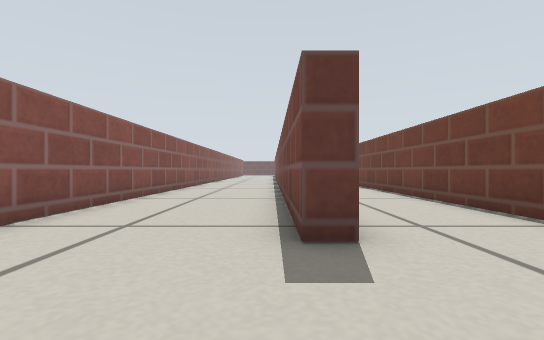
view 1 (above)

24 first-person views from a walk through a robot-simulator world made for Gazebo. The camera is 0.19 m above the floor, looks level and sees 85° across. The floor is counted in squares, 0.25 m on a side. Each view is taken from the middle of a square. On the plan, view 1 faces up. The plan holds only what a view shows up to about 10 squares ahead; the rest is blank. Simple patterns stand in for the simulator's built-in surfaces.

view 2
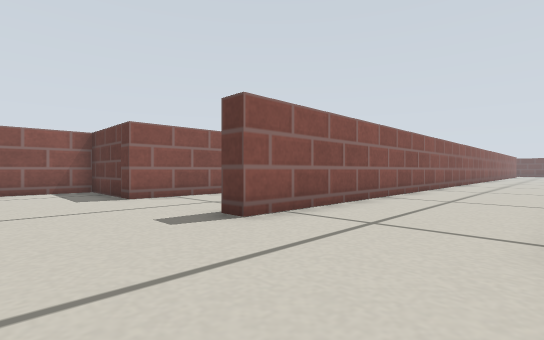

view 3
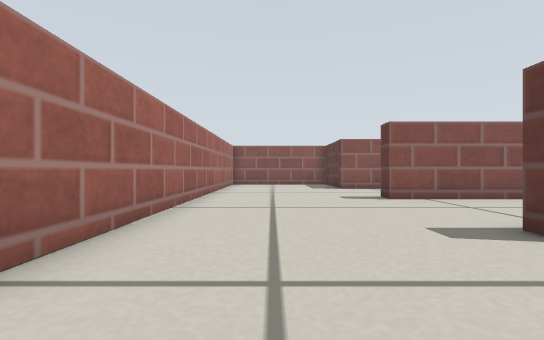

view 4
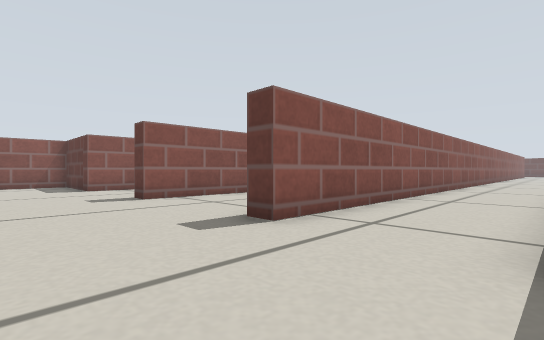

view 5
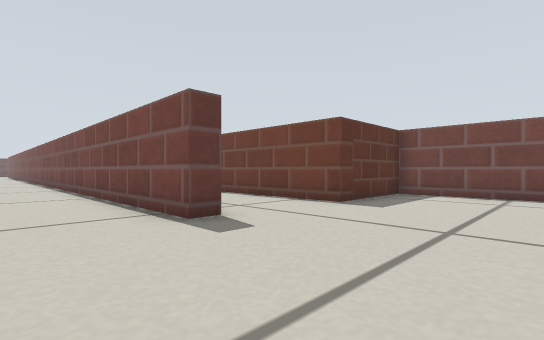

view 6
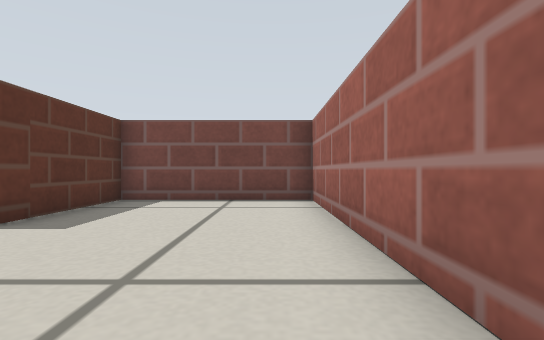

view 7
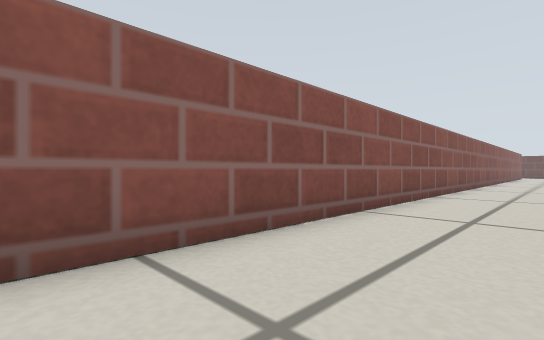

view 8
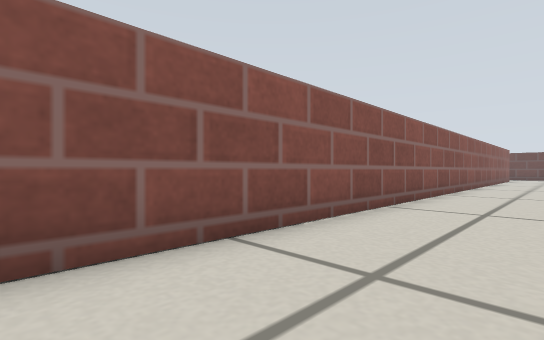

view 9
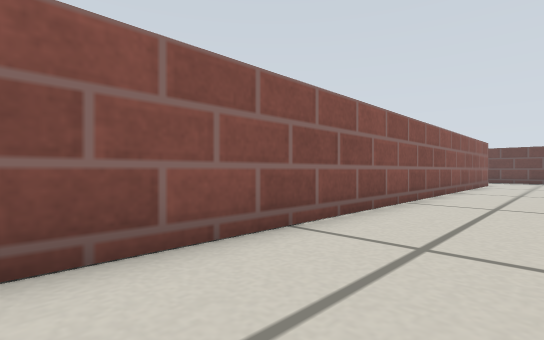

view 10
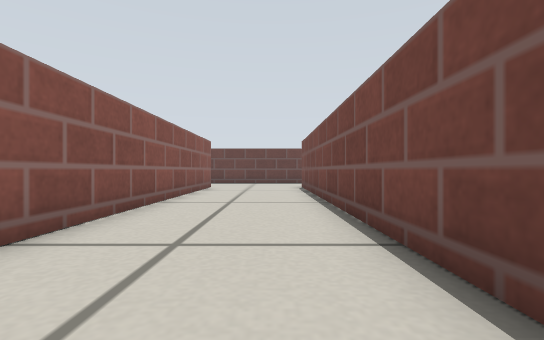

view 11
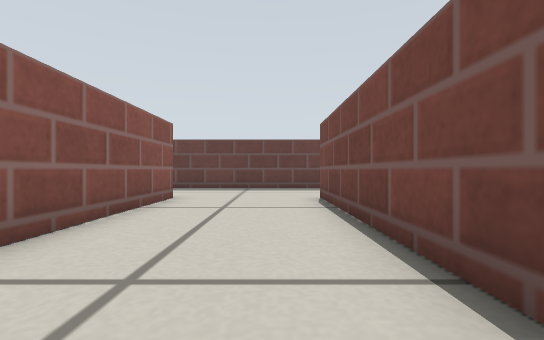

view 12
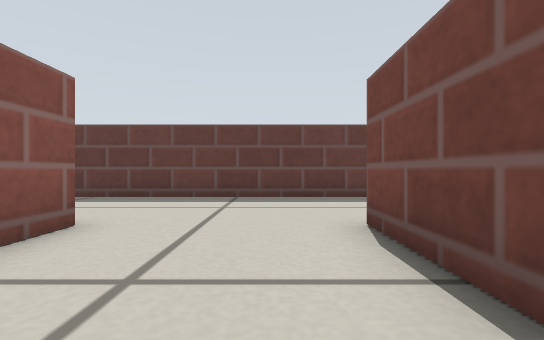

view 13
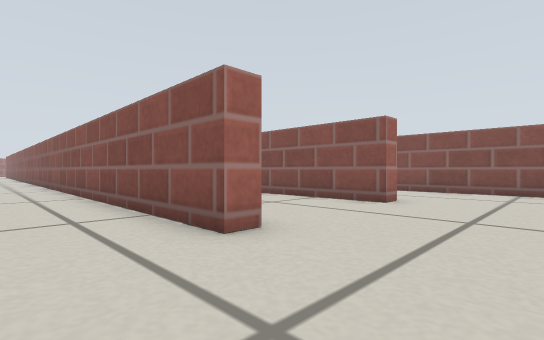

view 14
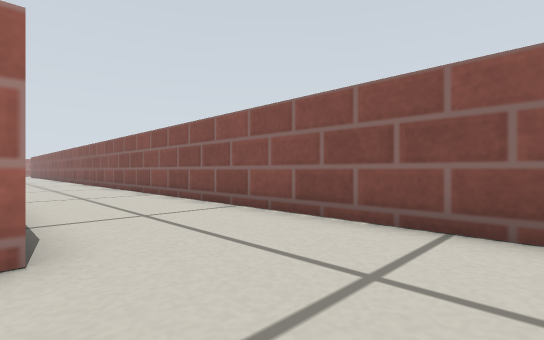

view 15
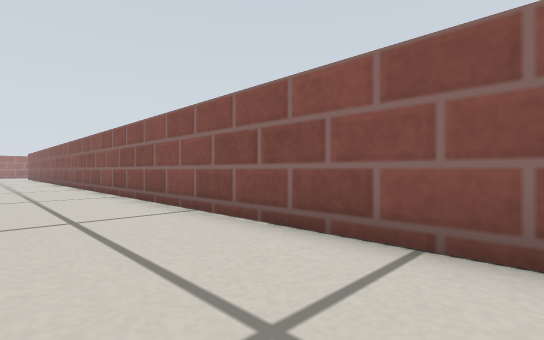

view 16
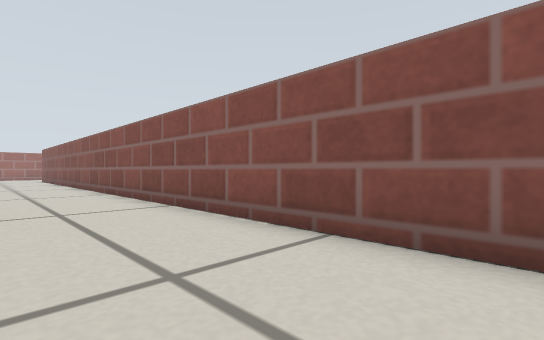

view 17
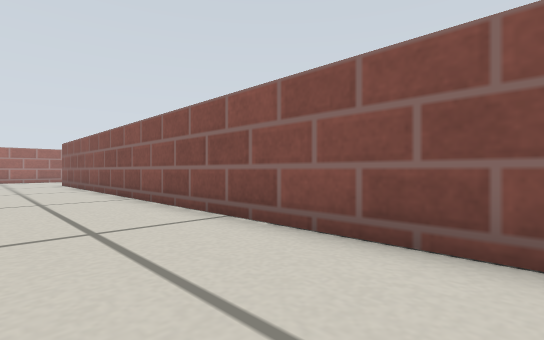

view 18
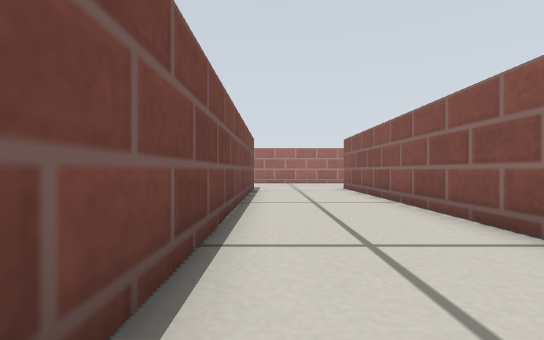

view 19
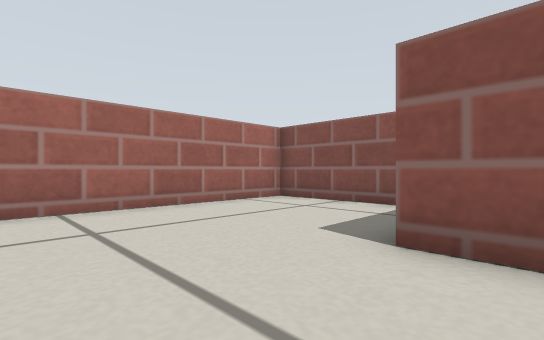

view 20
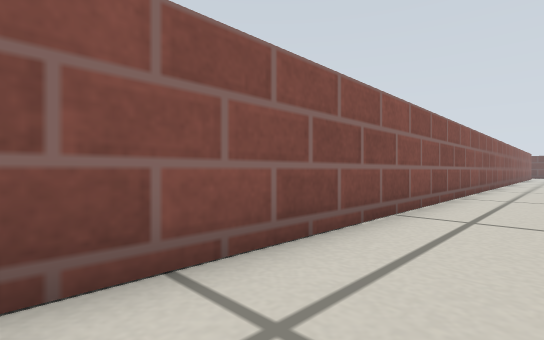

view 21
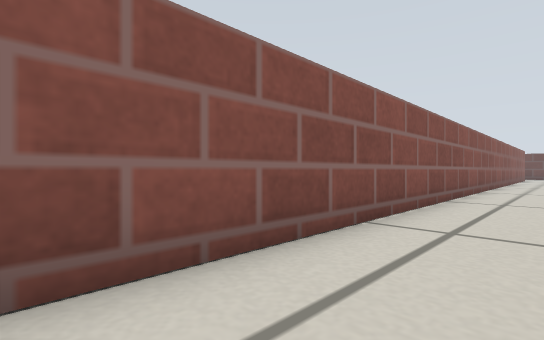

view 22
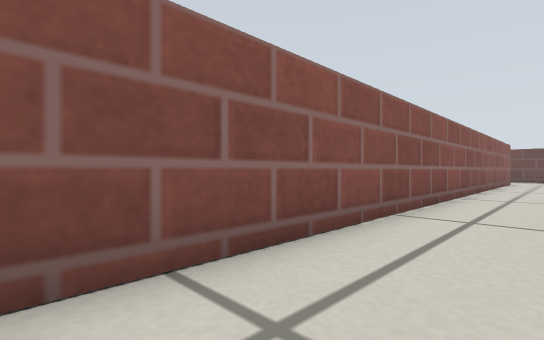

view 23
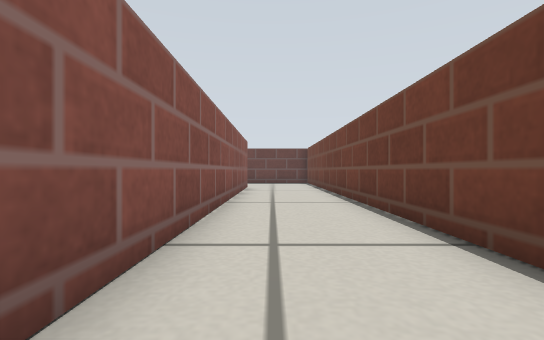

view 24
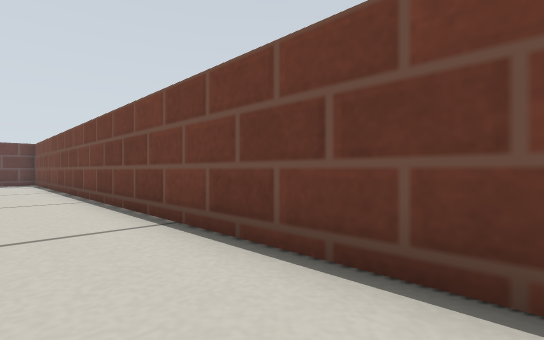

### Floor plan
Ten units are one square. View 1 is at (0, 0); x grows to the right and y downward. Boxes are objects, and circles mark ways between rooms. Rooms are numbered by the first view taken in them; rooms with no view inside come last. Other rooms are left out.
<svg viewBox="-119 -427 199 452">
<path fill="none" stroke="#000" d="M3 -264 3 -380 9 -380M9 -31 3 -31 3 -108M-37 -380 -37 -31M-34 20 15 20M16 -422 -36 -422M41 -240 41 -361M15 20 75 20 75 -28 41 -28 41 -100M9 -380 9 -31M-43 -51 -43 -142M-37 -31 -44 -31M-44 -380 -37 -380M-80 -409 -80 -28 -114 -28 -114 20 -34 20M-36 -422 -65 -422"/>
<circle cx="5" cy="-400" r="3" fill="#2a7"/>
<circle cx="5" cy="-5" r="3" fill="#2a7"/>
<circle cx="-40" cy="-10" r="3" fill="#2a7"/>
<circle cx="-40" cy="-400" r="3" fill="#2a7"/>
<text x="-20" y="-200">1</text>
<text x="30" y="-180">2</text>
<text x="-60" y="-180">3</text>
</svg>
Room 1 opens to room 2. Room 1 opens to room 3.

Where each view was taken, in squares from view 1:
view 1: 0 up, 0 right, facing up
view 2: 0 up, 0 right, facing up-left
view 3: 0 up, 4 right, facing left
view 4: 0 up, 4 right, facing up-left
view 5: 1 down, 2 left, facing up-right
view 6: 1 down, 0 right, facing right
view 7: 7 up, 1 left, facing up-left
view 8: 14 up, 1 left, facing up-left
view 9: 21 up, 1 left, facing up-left
view 10: 25 up, 1 left, facing up
view 11: 30 up, 1 left, facing up
view 12: 34 up, 1 left, facing up
view 13: 41 up, 3 right, facing down-left
view 14: 41 up, 4 left, facing down-left
view 15: 33 up, 5 left, facing down-left
view 16: 26 up, 5 left, facing down-left
view 17: 20 up, 5 left, facing down-left
view 18: 15 up, 5 left, facing down
view 19: 4 up, 5 left, facing down-left
view 20: 7 up, 3 right, facing up-left
view 21: 12 up, 3 right, facing up-left
view 22: 19 up, 3 right, facing up-left
view 23: 25 up, 2 right, facing up
view 24: 24 up, 2 right, facing up-right
